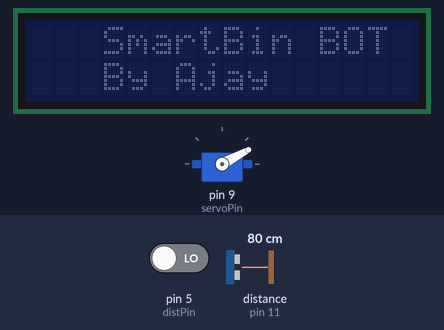
The sketch below on a simulated Arduino Uno, built with avr-gcc and run on an emulated ATmega328P. Parts: servo, 16×2 character LCD. Inputs (shaded band) come from the test bench; at power-on: distance to the obstacle (sensor on pin 11) 80 cm, pin 5 (distPin) LOW. The echo pulse lasts 58.3 µs per cm; what the sketch prints to the serial monitor is not drawn.

Above: at 1.7 s.
1.8 s: distance to the obstacle (sensor on pin 11) set to 33 cm
3.3 s: distance to the obstacle (sensor on pin 11) set to 27 cm
At 5.3 s:
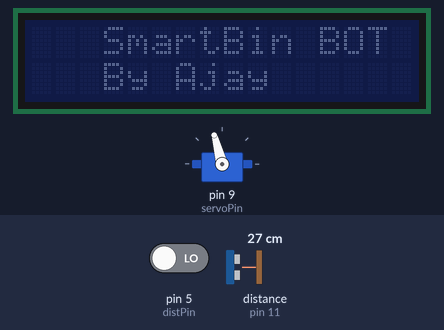
At 13.3 s:
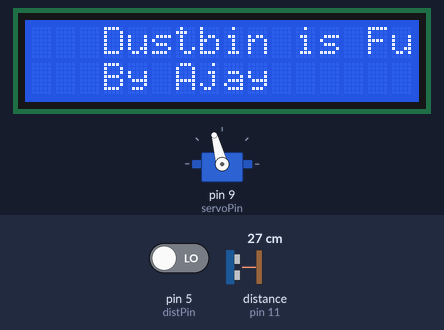
Timing chart, 0 to 13.5 s (numbered marks = the images above; inputs shaded):
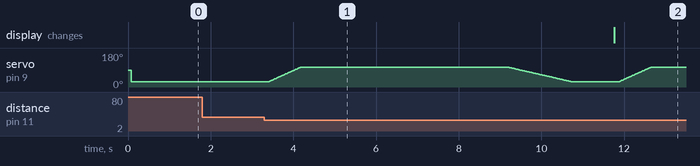

The sketch:

april8.ino
```cpp
// ---------------------------------------------------------------------------
// Example NewPing library sketch that does a ping about 20 times per second.
// ---------------------------------------------------------------------------
// { All Headers
#include <NewPing.h>
#include <Servo.h>
#include <LiquidCrystal_I2C.h>
//}


// { All Preposesor
#define TRIGGER_PIN 12    // Arduino pin tied to trigger pin on the ultrasonic sensor.
#define ECHO_PIN 11       // Arduino pin tied to echo pin on the ultrasonic sensor.
#define MAX_DISTANCE 200  // Maximum distance we want to ping for (in centimeters). Maximum sensor distance is rated at 400-500cm.
#define servoPin 9
bool fillSens = true;
int distPin = 5;
unsigned long duration;
uint16_t fillDistance = 0;
static int distance;
// }

// { All Objects
NewPing sonar(TRIGGER_PIN, ECHO_PIN, MAX_DISTANCE);  // NewPing setup of pins and maximum distance.
LiquidCrystal_I2C lcd(0x27, 16, 2);
Servo capServo;
// }

void setup() {
  // { All Inits
  Serial.begin(115200);  // Open serial monitor at 115200 baud to see ping results.
  capServo.attach(servoPin);
  lcd.init();  // initialize the lcd
  // }
  // lcd.backlight();
  // { All Initialization and declaration
  pinMode(distPin, INPUT);
  capServo.write(28);
  lcd.setCursor(3, 0);
  //  }

  lcd.print("SmartBin BOT");
  lcd.setCursor(3, 1);
  lcd.print("By Ajay");

  delay(500);
}

void loop() {
  delay(100);
  capObjectSensing();
}

int capObjectSensing() {
  distance = sonar.ping_cm();  // Wait 50ms between pings (about 20 pings/sec). 29ms should be the shortest delay between pings.
  Serial.print("\n Distance is : ");
  Serial.print(distance);
  Serial.print("cm");
  if (distance <= 30 && distance > 8) {
    fillSens = false;
    for (int i = 28; i <= 105; i++) {
      capServo.write(i);
      delay(10);
      Serial.print(fillSens);
    }
    delay(5000);
    for (int i = 105; i >= 28; i--) {
      capServo.write(i);
      delay(20);
    }
  } else {
    capServo.write(28);
    fillSens = true;
  }
  fillLevel();
}

int fillLevel() {
  if (fillSens == false) {
    digitalWrite(6, HIGH);
    duration = pulseIn(distPin, HIGH);
    fillDistance = (duration / 10) / 10;
    Serial.println("\n Fill Distance : ");
    Serial.println(fillDistance);
    Serial.println(" CM ");

    if (fillDistance == 0) {
      Serial.print("Dustbin is Full!");  // full
      displayText("Dustbin is Full!",true,3,0);
    } else if (fillDistance >= 18.75) {
      Serial.print("Dustbin got filled 75% ");  //75%
    } else if (fillDistance >= 12.5) {
      Serial.print("Dustbin got filled 50% ");  //50%
    } else if (fillDistance >= 6.25) {
      Serial.print("Dustbin got filled 25% ");  //25%
    } else if (fillDistance == 25) {
      Serial.print("Dustbin is Empty! ");  //Empty
    }

  } else {
    digitalWrite(6, LOW);
  }
}

void displayText(char data[], bool backLight, int cursor, int line) {
  if (backLight) {
    lcd.backlight();
  } else {
    //none
  }
  lcd.setCursor(cursor, line);
  lcd.print(data);
}
```

Measured:
- the behaviour switches between 31 and 30 cm on distance to the obstacle (sensor on pin 11) (found by bisection; images 0 and 1)
- after the input at 1.8 s, every drawn part: stays the same
- after the input at 3.3 s, the display: changes after 8.5 s (image 2)
